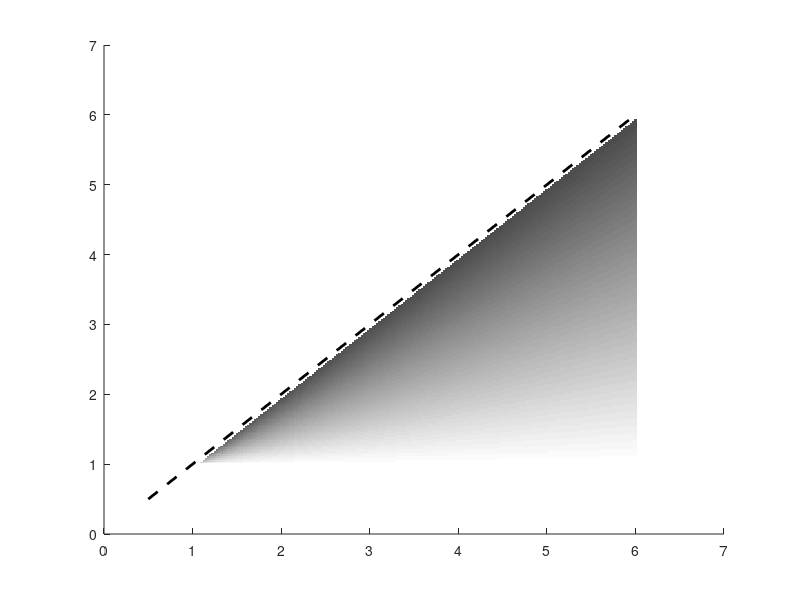

Write MATLAB code to recreate this figure. (Note: this script raises an error after producing the figure.)
clear; clc; close all;
    
%% Set up figure
    f=figure; hold on;

%% Shading 
    numRows = 200;
    numCols = 200;
    C = zeros(numRows,numCols);
    for col = 2:numCols
        numRowsBelowDiag = col-1;
        shadeIncr = 1/numRowsBelowDiag;
        for row = (numRows-(col-1))+3:numRows
             C(row,col) = 1-shadeIncr*(row-(numRows-(col-1)));
        end

    end
    C = C*255;
    %imagesc(C)
    imagesc('XData',[1 6],'YData',[6 1],'CData',C) 

    cmap = gray; 
    cmap = cmap(20:64,:);
    colormap(flip(cmap))

    ax = gca;
    
%% Lines 
    %Diagonal
    plot([0.5,6],[0.5,6],'--','LineWidth',2,'Color','k')
    
    %Line at 1 
    xlim = ax.XLim;
    plot([.5,6],[1,1],'--','LineWidth',2,'Color','k')
    
%% Axes
    ax.TickDir = 'out';
    ax.XLim = [0.5 6];
    ax.YLim = [0.5 6];
    ax.XTick = [1];
    ax.YTick = [1];



    